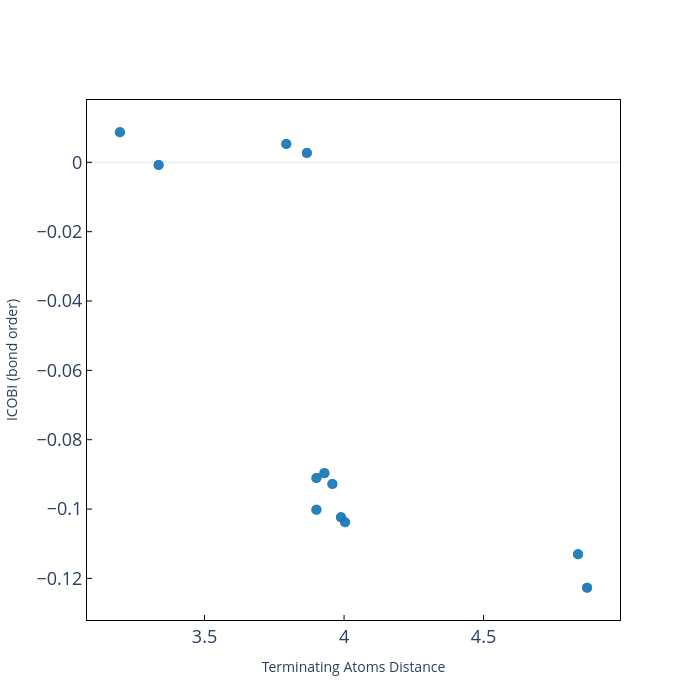

The code cell stored with this chart in its notebook:
### Code cell
matched_keys = [key for key in ncicobi_ww_RT.keys() if key in ncicobi_term_atom_RT][1:]
icobi_values = [ncicobi_ww_RT[key] for key in matched_keys]
atomic_terms = [ncicobi_term_atom_RT[key] for key in matched_keys]

# Plot with Plotly
scatter_plot = go.Scatter(
    x=atomic_terms,
    y=icobi_values,
    mode='markers',
    marker=dict(
        size=10,
        color='#1878b6'
    ),
    hovertext=[f'Interaction: {key}' for key in matched_keys]
)

# Initialize figure and add trace
fig = go.Figure()
fig.add_trace(scatter_plot)
fig.update_traces(marker_opacity=0.5)

# Update layout settings
fig.update_layout(
    yaxis=dict(tickfont=dict(size=18)),
    xaxis=dict(tickfont=dict(size=18)),
    yaxis_title="ICOBI (bond order)",
    xaxis_title="Terminating Atoms Distance",
    width=700,
    height=700
)

# Customize axes
fig.update_xaxes(
    showline=True, linewidth=1, linecolor='black', mirror=True,
    showgrid=False, ticks="inside", tickwidth=1, tickcolor='black', ticklen=5
)
fig.update_yaxes(
    showline=True, linewidth=1, linecolor='black', mirror=True,
    showgrid=False, ticks="inside", tickwidth=1, tickcolor='black', ticklen=5
)

# Show plot
fig.show()

### Figure 1 — Plotly figure (JSON) as saved in the notebook; plotly's stock layout.template omitted (floating-point values rounded to 4 significant figures)
{"data": [{"hovertext": ["Interaction: [Ag1[0,0,0]->S41[0,0,0]->Ag13[0,0,0]]", "Interaction: [Ag2[0,0,0]->S42[0,0,0]->Ag14[0,0,0]]", "Interaction: [Ag3[0,0,0]->S43[0,0,0]->Ag15[0,0,0]]", "Interaction: [Ag4[0,0,0]->S44[0,0,0]->Ag16[0,0,0]]", "Interaction: [Ag17[0,0,0]->S53[0,0,0]->Ag25[0,0,0]]", "Interaction: [S53[0,0,0]->Ag17[0,0,0]->S59[,0,-1,0]]", "Interaction: [Ag17[0,0,0]->S59[,0,-1,0]->Sn33[,0,-1,0]]", "Interaction: [Ag18[0,0,0]->S54[0,0,0]->Ag26[0,0,0]]", "Interaction: [S54[0,0,0]->Ag18[0,0,0]->S60[0,1,0]]", "Interaction: [Ag18[0,0,0]->S60[0,1,0]->Sn34[0,1,0]]", "Interaction: [Ag19[0,0,0]->S55[0,0,0]->Ag27[0,0,0]]", "Interaction: [S55[0,0,0]->Ag19[0,0,0]->S57[0,0,0]]", "Interaction: [Ag19[0,0,0]->S57[0,0,0]->Sn35[0,0,0]]", "Interaction: [Ag20[0,0,0]->S56[0,0,0]->Ag28[0,0,0]]", "Interaction: [S56[0,0,0]->Ag20[0,0,0]->S58[0,0,0]]", "Interaction: [Ag20[0,0,0]->S58[0,0,0]->Sn36[0,0,0]]", "Interaction: [Ag25[0,0,0]->S48[,0,-1,-1]->Sn36[,0,0,-1]]", "Interaction: [S48[,0,-1,-1]->Ag25[0,0,0]->S53[0,0,0]]", "Interaction: [Ag26[0,0,0]->S47[0,1,0]->Sn35[0,0,0]]", "Interaction: [S47[0,1,0]->Ag26[0,0,0]->S54[0,0,0]]", "Interaction: [Ag27[0,0,0]->S46[,0,0,-1]->Sn34[,0,0,-1]]", "Interaction: [S46[,0,0,-1]->Ag27[0,0,0]->S55[0,0,0]]", "Interaction: [Ag28[0,0,0]->S45[0,0,0]->Sn33[0,0,0]]", "Interaction: [S45[0,0,0]->Ag28[0,0,0]->S56[0,0,0]]", "Interaction: [S38[-1,0,0]->Sn33[0,0,0]->S45[0,0,0]]", "Interaction: [S38[-1,0,0]->Sn33[0,0,0]->S52[0,0,0]]", "Interaction: [S38[-1,0,0]->Sn33[0,0,0]->S59[0,0,0]]", "Interaction: [S45[0,0,0]->Sn33[0,0,0]->S52[0,0,0]]", "Interaction: [S45[0,0,0]->Sn33[0,0,0]->S59[0,0,0]]", "Interaction: [S52[0,0,0]->Sn33[0,0,0]->S59[0,0,0]]", "Interaction: [S37[1,0,0]->Sn34[0,0,0]->S46[0,0,0]]", "Interaction: [S37[1,0,0]->Sn34[0,0,0]->S51[0,0,0]]", "Interaction: [S37[1,0,0]->Sn34[0,0,0]->S60[0,0,0]]", "Interaction: [S46[0,0,0]->Sn34[0,0,0]->S51[0,0,0]]", "Interaction: [S46[0,0,0]->Sn34[0,0,0]->S60[0,0,0]]", "Interaction: [S51[0,0,0]->Sn34[0,0,0]->S60[0,0,0]]", "Interaction: [S40[0,0,0]->Sn35[0,0,0]->S47[0,1,0]]", "Interaction: [S40[0,0,0]->Sn35[0,0,0]->S50[0,0,0]]", "Interaction: [S40[0,0,0]->Sn35[0,0,0]->S57[0,0,0]]", "Interaction: [S47[0,1,0]->Sn35[0,0,0]->S50[0,0,0]]", "Interaction: [S47[0,1,0]->Sn35[0,0,0]->S57[0,0,0]]", "Interaction: [S50[0,0,0]->Sn35[0,0,0]->S57[0,0,0]]", "Interaction: [S39[0,0,0]->Sn36[0,0,0]->S48[,0,-1,0]]", "Interaction: [S39[0,0,0]->Sn36[0,0,0]->S49[0,0,0]]", "Interaction: [S39[0,0,0]->Sn36[0,0,0]->S58[0,0,0]]", "Interaction: [S48[,0,-1,0]->Sn36[0,0,0]->S49[0,0,0]]", "Interaction: [S48[,0,-1,0]->Sn36[0,0,0]->S58[0,0,0]]", "Interaction: [S49[0,0,0]->Sn36[0,0,0]->S58[0,0,0]]"], "marker": {"color": "#1878b6", "size": 10, "opacity": 0.5}, "mode": "markers", "x": [3.197, 3.197, 3.197, 3.197, 3.335, 4.871, 3.793, 3.335, 4.871, 3.793, 3.335, 4.871, 3.793, 3.335, 4.871, 3.793, 3.867, 4.839, 3.867, 4.839, 3.867, 4.839, 3.867, 4.839, 3.93, 3.901, 4.004, 3.958, 3.901, 3.989, 3.93, 3.901, 4.004, 3.958, 3.901, 3.989, 3.93, 3.901, 4.004, 3.958, 3.901, 3.989, 3.93, 3.901, 4.004, 3.958, 3.901, 3.989], "y": [0.00868, 0.00868, 0.00868, 0.00868, -0.00078, -0.1227, 0.0053, -0.00078, -0.1227, 0.0053, -0.00078, -0.1227, 0.0053, -0.00078, -0.1227, 0.0053, 0.0027, -0.113, 0.0027, -0.113, 0.0027, -0.113, 0.0027, -0.113, -0.08964, -0.1002, -0.1038, -0.09276, -0.09106, -0.1024, -0.08964, -0.1002, -0.1038, -0.09276, -0.09106, -0.1024, -0.08964, -0.1002, -0.1038, -0.09276, -0.09106, -0.1024, -0.08964, -0.1002, -0.1038, -0.09276, -0.09106, -0.1024], "type": "scatter"}], "layout": {"yaxis": {"tickfont": {"size": 18}, "title": {"text": "ICOBI (bond order)"}, "showline": true, "linewidth": 1, "linecolor": "black", "mirror": true, "showgrid": false, "ticks": "inside", "tickwidth": 1, "tickcolor": "black", "ticklen": 5}, "xaxis": {"tickfont": {"size": 18}, "title": {"text": "Terminating Atoms Distance"}, "showline": true, "linewidth": 1, "linecolor": "black", "mirror": true, "showgrid": false, "ticks": "inside", "tickwidth": 1, "tickcolor": "black", "ticklen": 5}, "width": 700, "height": 700}}
